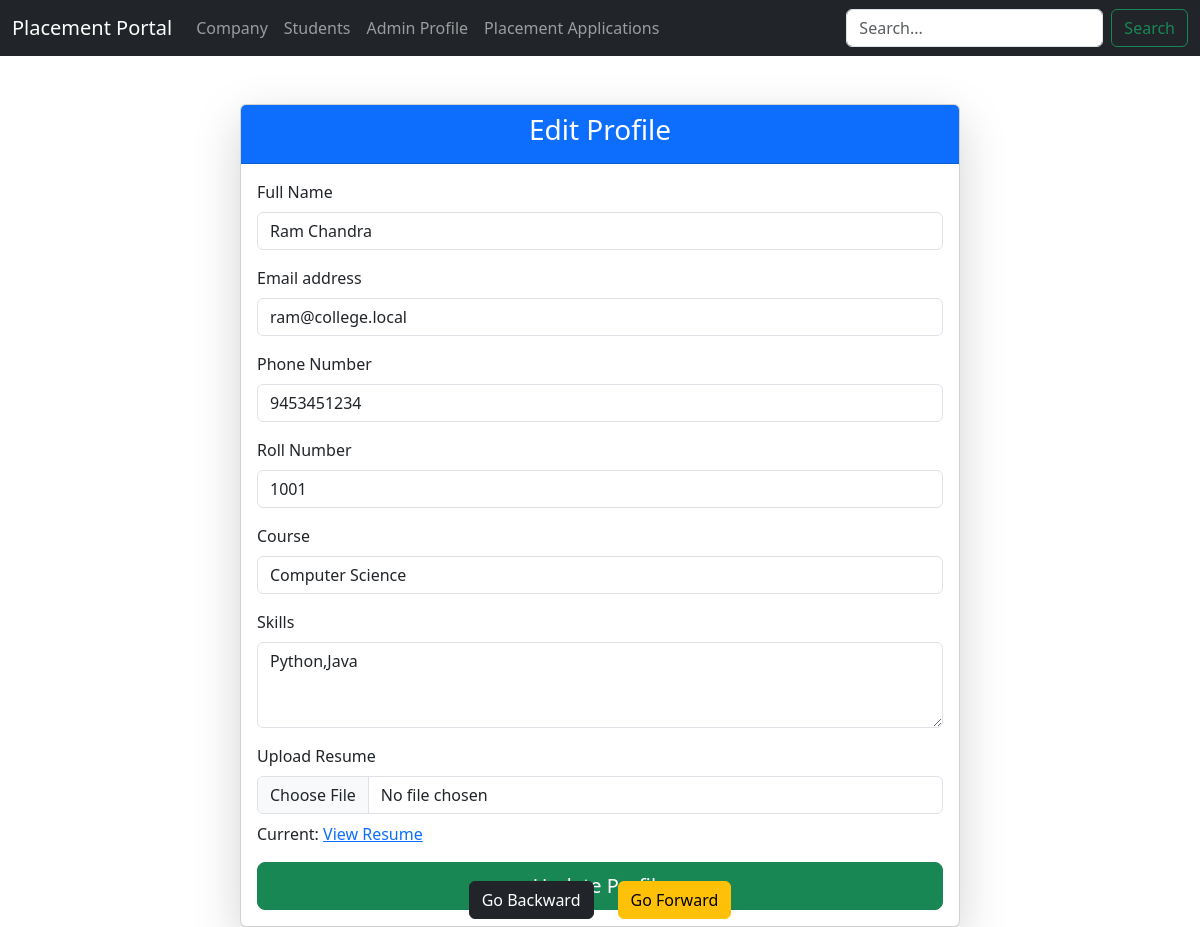
The app's page /student/profiles/1 (signed in) with its own data.
### models/models.py (models this page shows, shortened)
class Usercommon(db.Model):
    __abstract__ = True
    id = db.Column(db.Integer,primary_key=True)
    email = db.Column(db.String(120), unique=True, nullable=False)
    _password_hash = db.Column("password",db.String(128), nullable=False)
    name = db.Column(db.String(100), nullable=False)
    phone = db.Column(db.String(20), nullable=True)
    is_active = db.Column(db.Boolean, default=True, nullable=False)
    created_at = db.Column(db.DateTime, default=datetime.utcnow, nullable=False)

class Student(Usercommon):
    __tablename__ = 'students'
    role = db.Column(db.Enum(Role), default=Role.STUDENT, nullable=False)
    roll_number = db.Column(db.String(20), unique=True, nullable=False)
    course = db.Column(db.String(100), nullable=False)
    skills = db.Column(db.String(200), nullable=True)
    resume_path = db.Column(db.String(200), nullable=True)
    blacklist = db.Column(db.Boolean, default=False, nullable=False)
    department = db.Column(db.String(50), nullable=False)
    year_of_study = db.Column(db.Integer, nullable=False)
    applications = db.relationship('Application', backref='student', lazy=True,cascade="all, delete-orphan")

### app.py (the view, shortened to what this page needs)
@app.route("/student/profiles/<int:id>", methods=["GET", "POST"])
@role_required(Role.STUDENT)
def student_profile(id):
    student = Student.query.get_or_404(id)
    return render_template("StudentRegister.html", form_title="Edit Profile", form_action=f"/student/profiles/{id}", student=student)

### app.py (called while the page is built)
def role_required(required_role):
    def decorator(f):
        @wraps(f)
        def wrapper(*args, **kwargs):
            if 'user_id' not in session or 'user_role' not in session:
                return redirect(url_for('login'))
            if session['user_role'] != required_role.value:
                return "Unauthorized", 403
            return f(*args, **kwargs)
        return wrapper
    return decorator

### templates/StudentRegister.html (shortened to what this page needs)
{% extends "index.html" %}
{% block content %}
<div class="container mt-5">
  <div class="row justify-content-center">
    <div class="col-md-8">
      <div class="card shadow-lg">
        <div class="card-header bg-primary text-white text-center">
          <h3>{{ form_title }}</h3>
        </div>
        <div class="card-body">
          <form method="POST" action="{{ form_action }}" enctype="multipart/form-data">
            <div class="mb-3">
              <label for="name" class="form-label">Full Name</label>
              <input type="text" class="form-control" id="name" name="name"
                     value="{{ student.name if student else '' }}" required>
            </div>
            <div class="mb-3">
              <label for="email" class="form-label">Email address</label>
              <input type="email" class="form-control" id="email" name="email"
                     value="{{ student.email if student else '' }}" required>
            </div>
            <div class="mb-3">
              <label for="phone" class="form-label">Phone Number</label>
              <input type="text" class="form-control" id="phone" name="phone"
                     value="{{ student.phone if student else '' }}">
            </div>
            <div class="mb-3">
              <label for="roll_number" class="form-label">Roll Number</label>
              <input type="text" class="form-control" id="roll_number" name="roll_number"
                     value="{{ student.roll_number if student else '' }}" required>
            </div>
            <div class="mb-3">
              <label for="course" class="form-label">Course</label>
              <input type="text" class="form-control" id="course" name="course"
                     value="{{ student.course if student else '' }}" required>
            </div>
            <div class="mb-3">
              <label for="skills" class="form-label">Skills</label>
              <textarea class="form-control" id="skills" name="skills" rows="3">{{ student.skills if student else '' }}</textarea>
            </div>
            <div class="mb-3">
              <label for="resume" class="form-label">Upload Resume</label>
              <input class="form-control" type="file" id="resume" name="resume">
              {% if student and student.resume_path %}
                <p class="mt-2">Current: <a href="{{ url_for('static', filename=student.resume_path) }}" target="_blank">View Resume</a></p>
              {% endif %}
            </div>
            <div class="d-grid">
              <button type="submit" class="btn btn-success btn-lg">
                {{ 'Register' if not student else 'Update Profile' }}
              </button>
            </div>
          </form>
        </div>
      </div>
    </div>
  </div>
</div>
{% endblock %}

### records on screen
Student: name "Ram Chandra", email "ram@college.local", phone "9453451234", roll_number "1001", course "Computer Science", skills "Python,Java"

### other values on screen
{{ 'Register' if not student else 'Update Profile' }} "Update Profile"
